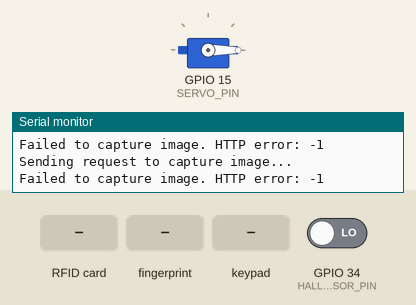
A sketch run on a simulated ESP32. Shown: servo, the last lines printed to the serial monitor. The inputs (shaded band) are chosen by the test bench; at power-on: GPIO 34 (HALL_SENSOR_PIN) LOW. WiFi joins after 1.5 s; servers stay silent unless stated.

Above: at 2.7 s.
2.8 s: RFID card E3 48 C1 2C held to the reader
At 3.9 s:
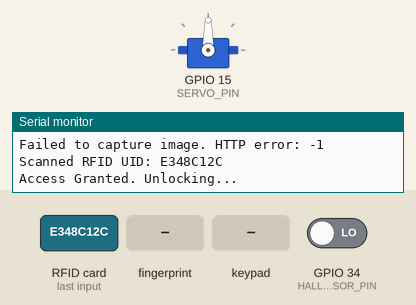
5.8 s: finger stored as number 1 placed on the sensor
8.8 s: key '1' pressed
11.8 s: RFID card 13 57 90 00 held to the reader
14.8 s: keypad keys 1 2 3 4 # pressed 0.4 s apart
19.8 s: key 'A' pressed
Timing chart, 0 to 22.8 s (numbered marks = the images above; inputs shaded):
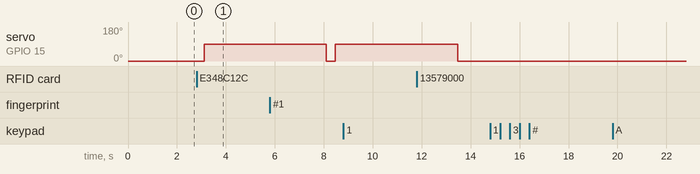

The sketch:

Main.ino
```cpp
  #include <SPI.h>
  #include <MFRC522.h>
  #include <ESP32Servo.h>
  #include <Keypad.h>
  #include <Adafruit_Fingerprint.h>
  #include <HardwareSerial.h>
  #include <WiFi.h>
  #include <HTTPClient.h>


  // RFID Pins
  #define RST_PIN 22    // Reset pin
  #define SS_PIN 21    // SDA pin (Chip Select)
  //finger pins
  #define RX_PIN 16  // ESP32 RX pin connected to AS608 TX
  #define TX_PIN 17  // ESP32 TX pin connected to AS608 RX
  HardwareSerial mySerial(2);  // Use UART2
  Adafruit_Fingerprint finger(&mySerial);
  // Servo Pin
  #define SERVO_PIN 15
  // Hall
  #define HALL_SENSOR_PIN 34
  // Keypad setup
  const byte ROWS = 4;  // Four rows
  const byte COLS = 4;  // Four columns
  char keys[ROWS][COLS] = {
  {'1', '2', '3', 'A'},
  {'4', '5', '6', 'B'},
  {'7', '8', '9', 'C'},
  {'*', '0', '#', 'D'}
  };
  byte rowPins[ROWS] = {13, 12, 14, 27};  // Connect to row pins of the keypad
  byte colPins[COLS] = {26, 25, 33, 32};  // Connect to column pins of the keypad
  Keypad keypad = Keypad(makeKeymap(keys), rowPins, colPins, ROWS, COLS);

  // Create RFID and Servo objects
  MFRC522 rfid(SS_PIN, RST_PIN);
  Servo lockServo;

  // Authorized RFID Tag UID (replace with your tag's UID)
  String authorizedUID1 = "EE2F1A2";  // Example UID (update with your own)
  String authorizedUID2 = "E348C12C";  // Example UID (update with your own)
  // PIN setup
  String validPIN = "1234";  // Predefined valid PIN
  String enteredPIN = "";    // User-entered PIN


  // Lock state
  bool isUnlocked = false;

  // Wi-Fi credentials
  const char *ssid = "BOom";
  const char *password = "13579000";

  // ESP32-CAM IP
  const char* cameraIP = "http://172.20.10.8/capture";

  void setup() {
    // Start Serial Monitor
    Serial.begin(115200);
    Serial.println("RFID Security System Starting...");

    // Initialize SPI bus and RFID module
    SPI.begin();
    rfid.PCD_Init();
    Serial.println("RFID reader initialized.");

    // Initialize Servo
    lockServo.attach(SERVO_PIN);
    lockServo.write(0);  // Lock position
    Serial.println("Servo initialized and locked.");

    // Keypad instructions
    Serial.println("Enter PIN on the keypad to unlock.");

    Serial.begin(115200);
    mySerial.begin(57600, SERIAL_8N1, RX_PIN, TX_PIN);

    if (finger.verifyPassword()) {
      Serial.println("Fingerprint sensor detected!");
    } else {
      Serial.println("Fingerprint sensor not detected. Check connections.");
      while (1) delay(1);  // Halt if the sensor isn't detected
    }
    Serial.println("Ready to verify fingerprints.");

    // Wi-Fi connection
    WiFi.begin(ssid, password);
    while (WiFi.status() != WL_CONNECTED) {
      delay(500);
      Serial.print(".\n");
    }
    Serial.println("Wi-Fi connected.");
    // Set the Hall effect sensor pin as input
    pinMode(HALL_SENSOR_PIN, INPUT);
  }

  void loop() {
    // Check if an RFID card is present
    if (rfid.PICC_IsNewCardPresent() && rfid.PICC_ReadCardSerial()) {
      handleRFID();  // Handle the scanned RFID
    }
      // Check keypad input
    char key = keypad.getKey();
    if (key) {
      handleKeypadInput(key);
    }
    // Check fingerprint input
    handleFingerprint();

    int sensorState = digitalRead(HALL_SENSOR_PIN);
    if (sensorState == HIGH) {
      //Serial.println("Door is closed");
    } else {
      // If the sensor reads LOW, the door is open (magnet is away)
      //Serial.println("Door is open");
      captureAndSendImage();
    }

    delay(100);  // Small delay for stability
  }

  // Handle scanned RFID
  void handleRFID() {
    // Read the UID from the RFID tag
    String uid = "";
    for (byte i = 0; i < rfid.uid.size; i++) {
      uid += String(rfid.uid.uidByte[i], HEX);
    }
    uid.toUpperCase();  // Convert to uppercase for comparison
    Serial.print("Scanned RFID UID: ");
    Serial.println(uid);

    // Check if the UID matches the authorized UID
    if ((uid == authorizedUID1) || uid == authorizedUID2) {
      if (!isUnlocked) {
        Serial.println("Access Granted. Unlocking...");
        unlock();
      } else {
        Serial.println("Already unlocked!");
      }
    } else {
      Serial.println("Access Denied. Unauthorized RFID.");
      captureAndSendImage();
    }

    // Halt the RFID card
    rfid.PICC_HaltA();
  }

  // Handle keypad input
void handleKeypadInput(char key) {
  if (key == '#') {
    // Submit PIN
    if (enteredPIN == validPIN) {
      Serial.println("PIN correct, unlocking...");
      unlock();
    } else {
      Serial.println("Invalid PIN.");
      captureAndSendImage();
    }
    enteredPIN = "";  // Clear the PIN
  } else if (key == '*') {
    // Clear PIN
    Serial.println("PIN cleared.");
    enteredPIN = "";
  } else {
    // Add key to entered PIN
    enteredPIN += key;
    Serial.print("Entered PIN: ");
    Serial.println(enteredPIN);
  }
}

// Handle fingerprint input
void handleFingerprint() {
  int result = finger.getImage();
  if (result == FINGERPRINT_NOFINGER) {
    return;  // No finger detected
  }

  if (result == FINGERPRINT_OK) {
    Serial.println("Fingerprint detected.");
    result = finger.image2Tz();
    if (result == FINGERPRINT_OK) {
      result = finger.fingerFastSearch();
      if (result == FINGERPRINT_OK) {
        Serial.print("Access Granted via Fingerprint! ID: ");
        Serial.println(finger.fingerID);
        unlock();
      } else {
        Serial.println("Access Denied. Fingerprint not found.");
        captureAndSendImage();
      }
    } else {
      Serial.println("Error converting fingerprint to template.");
    }
  } else {
    Serial.println("Error capturing fingerprint image.");
  }
}

// Unlock function
void unlock() {
  isUnlocked = true;
  lockServo.write(90);  // Unlock position
  delay(5000);          // Keep unlocked for 5 seconds
  lockServo.write(0);   // Lock position
  isUnlocked = false;
  Serial.println("System locked again.");
}

void captureAndSendImage() {
  HTTPClient http;

  Serial.println("Sending request to capture image...");

  http.begin(cameraIP);  // Send request to ESP32-CAM
  int httpCode = http.GET();  // Execute HTTP GET

  if (httpCode == 200) {  // Success
    Serial.println("Image capture successful. Sending data to PC...");

    // Stream image data to Serial
    WiFiClient* stream = http.getStreamPtr();
    uint8_t buffer[512];
    size_t size;

    // Start the data transmission with a header
    Serial.println("START_IMAGE");

    while ((size = stream->available()) > 0) {
      size = stream->readBytes(buffer, min(size, sizeof(buffer)));
      //Serial.write(buffer, size);
    }

    // End the data transmission with a footer
    Serial.println("END_IMAGE");

    Serial.println("Image sent to PC");
  } else {
    Serial.printf("Failed to capture image. HTTP error: %d\n", httpCode);
  }

  http.end();
}
```

Measured:
- after the input at 2.8 s, servo on GPIO 15 (SERVO_PIN): 0° → 90° after 0.31 s
- after the input at 8.8 s, every drawn part: stays the same
